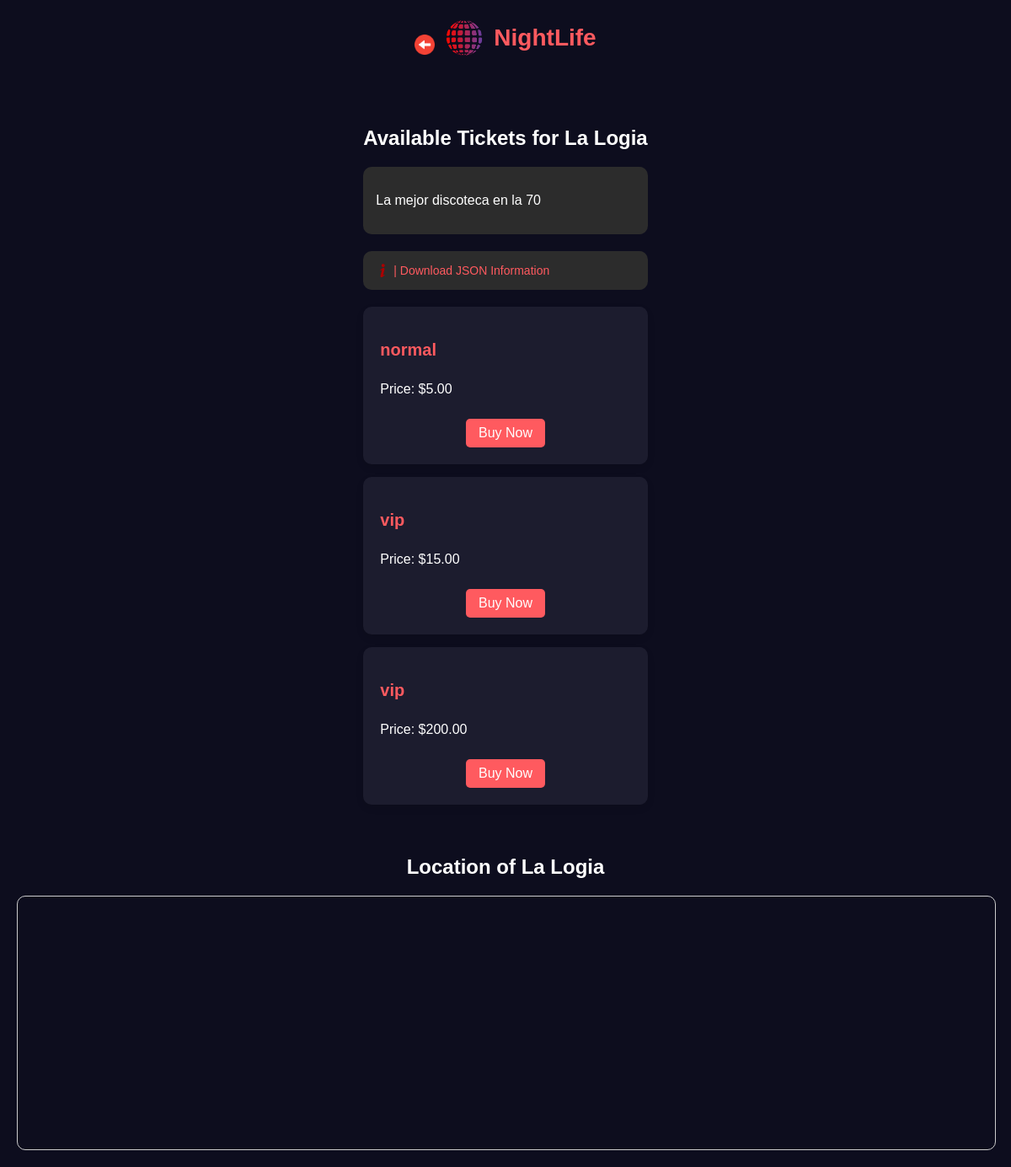
/en/nightclub/5/tickets/, run on the app's committed database.
### tickets/models.py (models this page shows, shortened)
class NightClub(models.Model):
    name = models.CharField(max_length=255)
    address = models.CharField(max_length=255, null=True, blank=True)  # Allow null and blank values
    description = models.TextField(blank=True, null=True)
    image = models.ImageField(upload_to='nightclubs/', blank=True, null=True)
    latitude = models.DecimalField(max_digits=17, decimal_places=15, null=True, blank=True)
    longitude = models.DecimalField(max_digits=17, decimal_places=15, null=True, blank=True)

class Ticket(models.Model):
    TICKET_CHOICES = [
        ('normal', 'Normal Cover'),
        ('vip', 'VIP Cover'),
    ]
    nightclub = models.ForeignKey(NightClub, related_name='tickets', on_delete=models.CASCADE)
    ticket_type = models.CharField(max_length=50, choices=TICKET_CHOICES)
    price = models.DecimalField(max_digits=6, decimal_places=2)
    description = models.TextField(blank=True, null=True)

### tickets/views.py (the view)
# urls.py: path('nightclub/<int:nightclub_id>/tickets/', views.TicketListView, name='ticket-list'),  # Lista de tickets
def TicketListView(request, nightclub_id):
    set_language_in_view(request)  # Activa idioma según sesión
    nightclub = get_object_or_404(NightClub, pk=nightclub_id)
    tickets = Ticket.objects.filter(nightclub=nightclub)
    google_maps_api_key = settings.GOOGLE_MAPS_API_KEY
    return render(request, 'tickets/ticket_list.html', {
        'nightclub': nightclub,
        'tickets': tickets,
        'google_maps_api_key': google_maps_api_key,
    })

### tickets/views.py (called while the page is built)
def set_language_in_view(request):
    if request.method == 'POST':
        language = request.POST.get('language', 'en')  # Idioma predeterminado: inglés
        translation.activate(language)
        request.session['django_language'] = language
        response = redirect(request.META.get('HTTP_REFERER', '/'))
        response.set_cookie('django_language', language)
        return response

### tickets/templates/tickets/ticket_list.html (shortened to what this page needs)
<!DOCTYPE html>
<html lang="{{ LANGUAGE_CODE }}">
<head>
    {% load static %}
    {% load i18n %}
    <link rel="stylesheet" href="{% static 'css/styles.css' %}">
</head>
<body class="homepage">
<header class="header">
    <div class="logo-section">
    <a href="{% url 'home' %}">
                <img src="{% static 'images/back-arrow.png' %}" alt="{% trans "Back" %}" class="back-arrow">
            </a>
        <div class="logo-section">
        <a href="{% url 'home' %}" class="logo-link">
            <img src="{% static 'images/logo.png' %}" alt="{% trans 'NightLife Logo' %}" class="logo">
            <h1>{% trans "NightLife" %}</h1>
        </a>
    </div>
</header>
<section class="nightclub-list">
    <h2>{% trans "Available Tickets for" %} {{ nightclub.name }}</h2>
    <div class="nightclub-info-section">
        <p>{{ nightclub.description }}</p>
    </div>
<div class="nightclub-info-section">
         <a href="{% url 'download-nightclub-json' nightclub.id %}" class="info-icon">
        <img src="{% static 'images/info.png' %}" alt="{% trans 'Download JSON' %}" title="{% trans 'Download JSON Information' %}">
            {% trans " | Download JSON Information" %}
             </a>
    </div>
    <div class="nightclubs">
        {% for ticket in tickets %}
        <a href="{% url 'ticket-detail' ticket.id %}" class="ticket-card">
            <h3>{{ ticket.ticket_type }}</h3>
            <p>{% trans "Price" %}: ${{ ticket.price }}</p>
            <button class="buy-button">{% trans "Buy Now" %}</button>
        </a>
        {% endfor %}
    </div>
</section>
<section class="map-section">
    <h2>{% trans "Location of" %} {{ nightclub.name }}</h2>
    <div id="map"></div>
</section>
</body>
</html>

### tickets/static/css/styles.css (style rules this page uses)
body { background-color: #000117; color: white; font-family: 'Arial', sans-serif; margin: 0; display: flex; flex-direction: column; }
a { text-decoration: none; color: inherit; }
.nightclub-list { margin: 20px; }
.nightclub-list h2 { font-size: 24px; margin-bottom: 20px; text-align: left; }
.nightclubs { display: flex; flex-direction: column; gap: 15px; }
.logo-section { display: flex; align-items: center; justify-content: center; margin-bottom: 20px; }
.logo { width: 50px; height: auto; margin-right: 10px; }
h1 { font-size: 32px; color: white; margin: 0; }
h2 { color: white; margin-bottom: 20px; }
.ticket-card { background-color: #1c1c1c; padding: 15px; border-radius: 10px; box-shadow: 0 4px 8px rgba(0, 0, 0, 0.1); text-align: center; transition: transform 0.3s; }

### tickets/templates/tickets/ticket_list.html (style rules this page uses)
body.homepage { font-family: Arial, sans-serif; color: #fff; background-color: #0d0d1e; margin: 0; display: flex; flex-direction: column; align-items: center; padding: 20px; }
.header .logo-section { display: flex; align-items: center; gap: 10px; }
.header h1 { font-size: 28px; color: #FF5A5F; }
.nightclub-info-section { background-color: #2c2c2c; padding: 15px; border-radius: 10px; display: flex; align-items: center; justify-content: space-between; margin-bottom: 20px; }
.nightclubs { display: grid; grid-template-columns: repeat(auto-fill, minmax(250px, 1fr)); gap: 15px; width: 100%; }
.ticket-card { background-color: #1c1c2e; padding: 20px; border-radius: 10px; text-decoration: none; color: white; transition: box-shadow 0.3s ease, transform 0.3s ease; display: flex; flex-direction: column; align-items: flex-start; }
.ticket-card h3 { color: #FF5A5F; font-size: 20px; margin-bottom: 10px; }
.buy-button { background-color: #FF5A5F; color: white; padding: 8px 15px; border: none; border-radius: 5px; cursor: pointer; margin-top: 10px; font-size: 16px; align-self: center; transition: background-color 0.3s ease; }
.map-section { margin-top: 20px; text-align: center; width: 100%; }
#map { width: 100%; height: 300px; border: 1px solid #ccc; border-radius: 10px; }
.info-icon { display: flex; align-items: center; gap: 5px; color: #FF5A5F; text-decoration: none; font-size: 14px; }
.info-icon img { width: 16px; height: 16px; vertical-align: middle; }
.back-arrow { width: 24px; height: 24px; }
.logo-link { display: flex; align-items: center; text-decoration: none; color: inherit; }

### data on the page
NightClub: name "La Logia", description "La mejor discoteca en la 70"
Ticket: ticket_type "normal", price "5.00"
Ticket: ticket_type "vip", price "15.00"
Ticket: ticket_type "vip", price "200.00"
